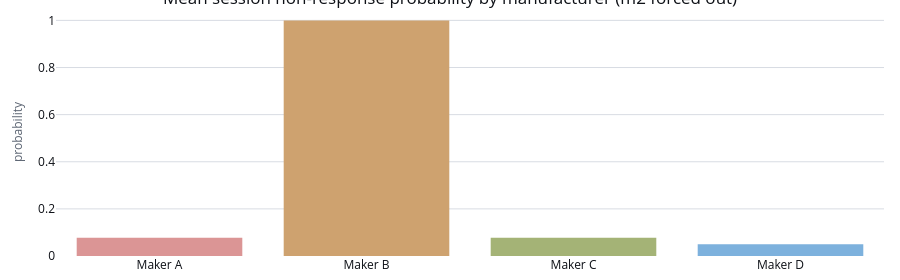

Notebook code cell kept with this figure:
### Code cell
bar_figure = go.Figure(
    go.Bar(
        x=[MANUFACTURER_LABELS[m] for m in MANUFACTURER_IDS],
        y=mean_non_response.reindex(MANUFACTURER_IDS).to_numpy(),
        marker_color=list(ARCHETYPE_COLOURS[:4]),
    )
)
bar_figure.update_layout(
    title_text=f"Mean session non-response probability by manufacturer ({forced_maker} forced out)",
    yaxis_title="probability",
)
apply_notebook_style(bar_figure, height=CHART_HEIGHTS["histogram"])

### Figure 1 — Plotly figure (JSON) as saved in the notebook; plotly's stock layout.template omitted (floating-point values rounded to 4 significant figures)
{"data": [{"marker": {"color": ["#DB9595", "#CEA26F", "#A4B376", "#7DB1DD"]}, "x": ["Maker A", "Maker B", "Maker C", "Maker D"], "y": [0.07714, 1.0, 0.07714, 0.05], "type": "bar"}], "layout": {"title": {"text": "Mean session non-response probability by manufacturer (m2 forced out)"}, "yaxis": {"title": {"text": "probability"}}, "margin": {"b": 24}, "height": 280, "paper_bgcolor": "#FFFFFF", "plot_bgcolor": "#FFFFFF"}}
